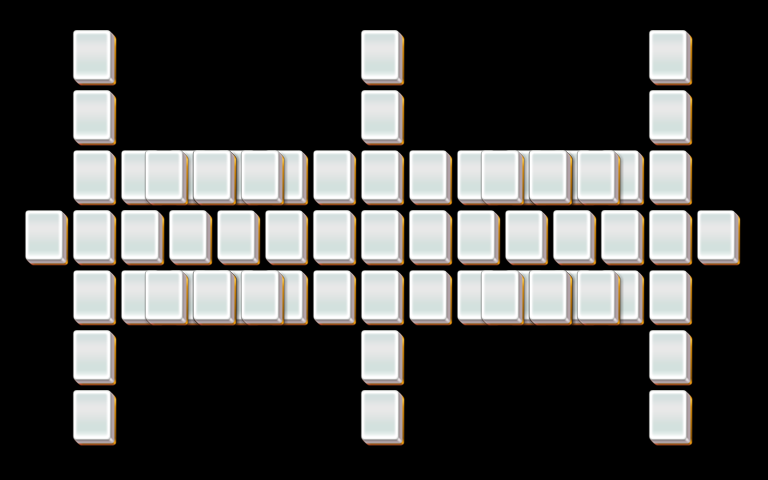

Tiled map render using the project's own tile images. Description and the map definition, with tile-layer contents summarised, below:
An orthogonal 32x16 tile map with 24x30 px tiles, 3 tile layers (layer1, layer2, layer3).

<map version="1.0" orientation="orthogonal" width="32" height="16" tilewidth="24" tileheight="30">
 <properties>
  <property name="species" value="20" />
 </properties>
 <tileset firstgid="1" name="mahjong" tilewidth="48" tileheight="60">
  <image source="mahjong.png" />
 </tileset>
 <layer name="layer1" width="32" height="16">
  <data>[512 cells, 53 non-empty, 1 distinct tile ids]</data>
 </layer>
 <layer name="layer2" width="32" height="16">
  <data>[512 cells, 33 non-empty, 1 distinct tile ids]</data>
 </layer>
 <layer name="layer3" width="32" height="16">
  <data>[512 cells, 12 non-empty, 1 distinct tile ids]</data>
 </layer>
</map>
